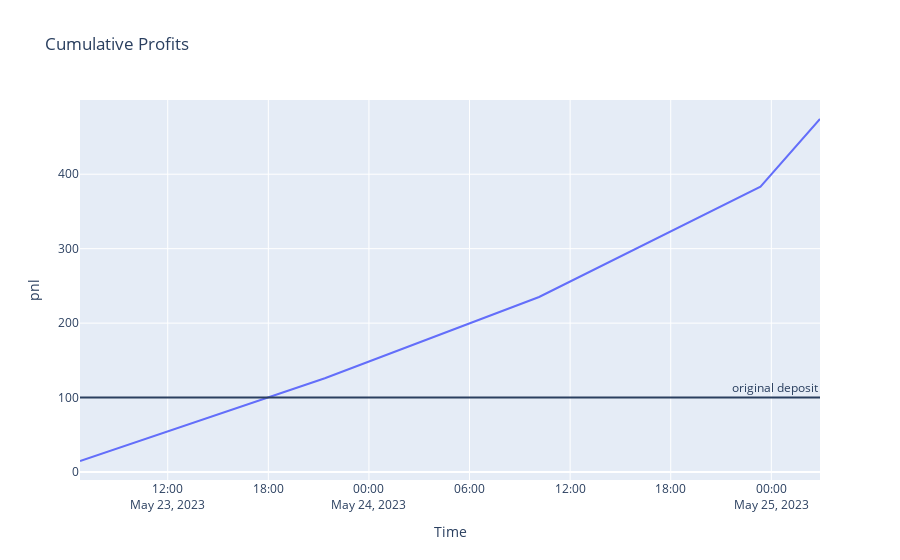

Notebook source saved alongside this figure:
### Code cell
fig_daily_profits = px.line(df_strategy_scalp_v2, x='Time', y='pnl', title='Cumulative Profits')

fig_daily_profits.add_hline(y=100, annotation_text='original deposit')

display(fig_daily_profits)

### Figure 1 — Plotly figure (JSON) as saved in the notebook; plotly's stock layout.template omitted (floating-point values rounded to 4 significant figures)
{"data": [{"hovertemplate": "Time=%{x}<br>pnl=%{y}<extra></extra>", "legendgroup": "", "line": {"color": "#636efa", "dash": "solid"}, "marker": {"symbol": "circle"}, "mode": "lines", "name": "", "orientation": "v", "showlegend": false, "type": "scatter", "x": ["2023-05-23T06:46:03", "2023-05-23T21:22:16", "2023-05-24T10:08:58", "2023-05-24T23:21:18", "2023-05-25T02:54:13"], "xaxis": "x", "y": [14.83, 126.0, 235.2, 383.4, 474.2], "yaxis": "y"}], "layout": {"annotations": [{"showarrow": false, "text": "original deposit", "x": 1, "xanchor": "right", "xref": "x domain", "y": 100, "yanchor": "bottom", "yref": "y"}], "legend": {"tracegroupgap": 0}, "shapes": [{"type": "line", "x0": 0, "x1": 1, "xref": "x domain", "y0": 100, "y1": 100, "yref": "y"}], "title": {"text": "Cumulative Profits"}, "xaxis": {"anchor": "y", "domain": [0, 1], "title": {"text": "Time"}}, "yaxis": {"anchor": "x", "domain": [0, 1], "title": {"text": "pnl"}}}}
